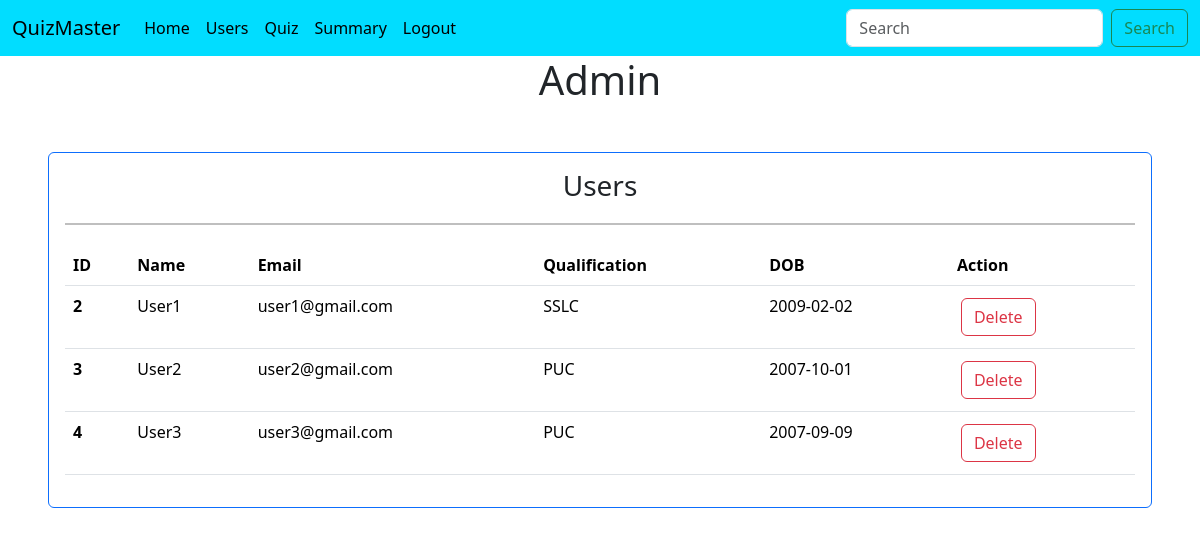
Page /users (signed in) on the earlier database version.
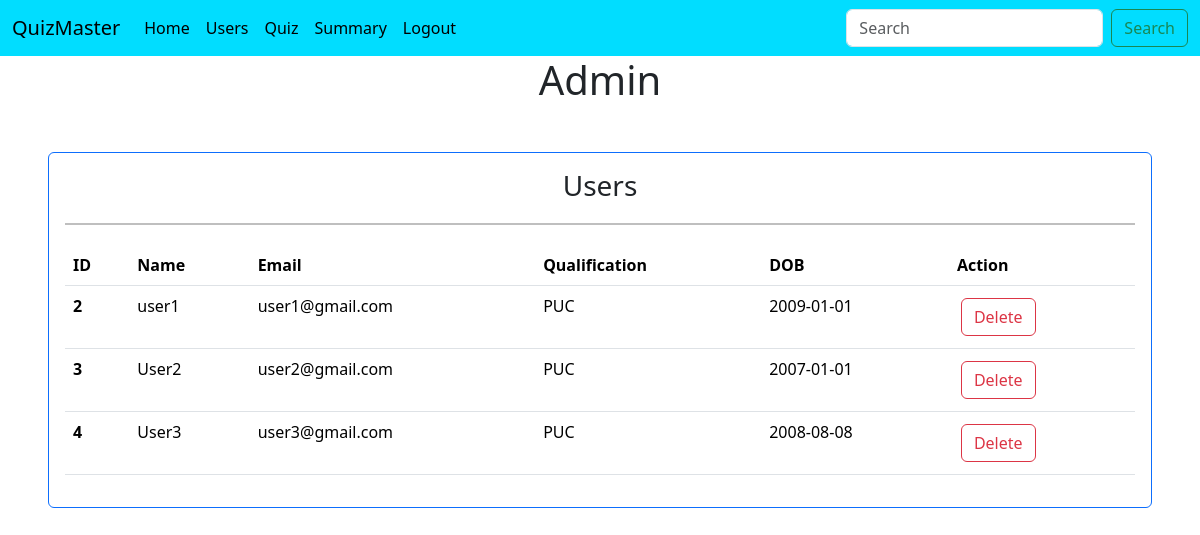
Same page on the later database version.
### controllers/database.py (models this page shows, shortened)
class User(db.Model):
    id = db.Column(db.Integer, primary_key=True, autoincrement=True)
    username = db.Column(db.String(50), unique=True, nullable=False)
    user_email = db.Column(db.String(100), unique=True, nullable=False)
    password = db.Column(db.String(25), nullable=False)
    qualification = db.Column(db.String(100), nullable=False)
    dob = db.Column(db.Date , nullable=False)
    role = db.Column(db.String(10), nullable=False)
    results = db.relationship('Result', backref='user', lazy=True, cascade="all, delete-orphan")
    user_answers = db.relationship('UserAnswers', backref='user', lazy=True, cascade="all, delete-orphan")

### controllers/routes.py (the view)
@app.route("/users")
def users():
    if session.get('user_role', None) == 'admin':
        users = User.query.all()
        return render_template("users.html", users = users)
    else:
        flash("You are not authorized to access this page")
        return redirect(url_for("home"))

### templates/users.html (shortened to what this page needs)
{% extends 'base.html' %}
{% block body %}
<div><h1 class = "text-center">Admin</h1></div>
<div>
    <div class="card border-primary m-5">
        <div class="card-body">
            <h3 class="text-center">Users </h3>
            <hr style="border: 1px solid #000; width: 100%; margin: 20px auto;">
            <table class="table">
                <thead>
                <tr>
                    <th scope="col">ID</th>
                    <th scope="col">Name</th>
                    <th scope="col">Email</th>
                    <th scope="col">Qualification</th>
                    <th scope="col">DOB</th>
                    <th scope="col">Action</th>
                </tr>
                </thead>
                <tbody>
                {% for user in users if user.role == "user"%}
                    <tr>
                        <th scope="row">{{user.id}} </th>
                        <td>{{user.username}}</td>
                        <td>{{user.user_email}}</td>
                        <td>{{user.qualification}}</td>
                        <td>{{user.dob}}</td>
                        <td>
                            <a class="btn btn-outline-danger m-1" href="{{url_for('delete_user', user_id = user.id)}}" role="Delete">Delete</a>
                        </td>
                    </tr>
                {% endfor %}
                </tbody>
            </table>
        </div>
    </div>
</div>
{% endblock body %}

Differences in the rows shown:
changed User "user1@gmail.com": username "User1" → "user1"; qualification "SSLC" → "PUC"; dob "2009-02-02" → "2009-01-01"
changed User "User2": dob "2007-10-01" → "2007-01-01"
changed User "User3": dob "2007-09-09" → "2008-08-08"
